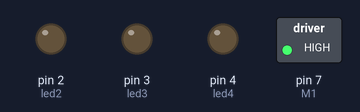
This sketch was run on a simulated Arduino Uno, built with avr-gcc and run on an emulated ATmega328P. Parts: switched loads named in the sketch (green lamp = pin HIGH), output pins drawn as LEDs (lit = HIGH). What the sketch prints to the serial monitor is not drawn.

Above: at 0.1 s.
Timing chart, 0 to 1.6 s (numbered marks = the images above):
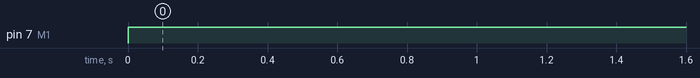

Measured:
- by itself, pin 7 (M1): LOW → HIGH at 0.00 s

The sketch:

Motor_test1.ino
```cpp
// blink one led and alternate

int M1 = 7;    //  Motor variables
int led2 = 2;
int led3 = 3;
int led4 = 4;
int randNumber;


int onDelay = 3000; //how long the light will be on
int offDelay = 1; // how long the light will be off


void setup() {
  pinMode(M1, OUTPUT);
  pinMode(led2, OUTPUT);
  pinMode(led3, OUTPUT);
  pinMode(led4, OUTPUT);
  Serial.begin(9600);
  Serial.println("GUESS THE COLOR");


}


void loop() {

      digitalWrite(M1, HIGH);   // turn the LED on (HIGH is the voltage level)

      delay(onDelay);


}
```
